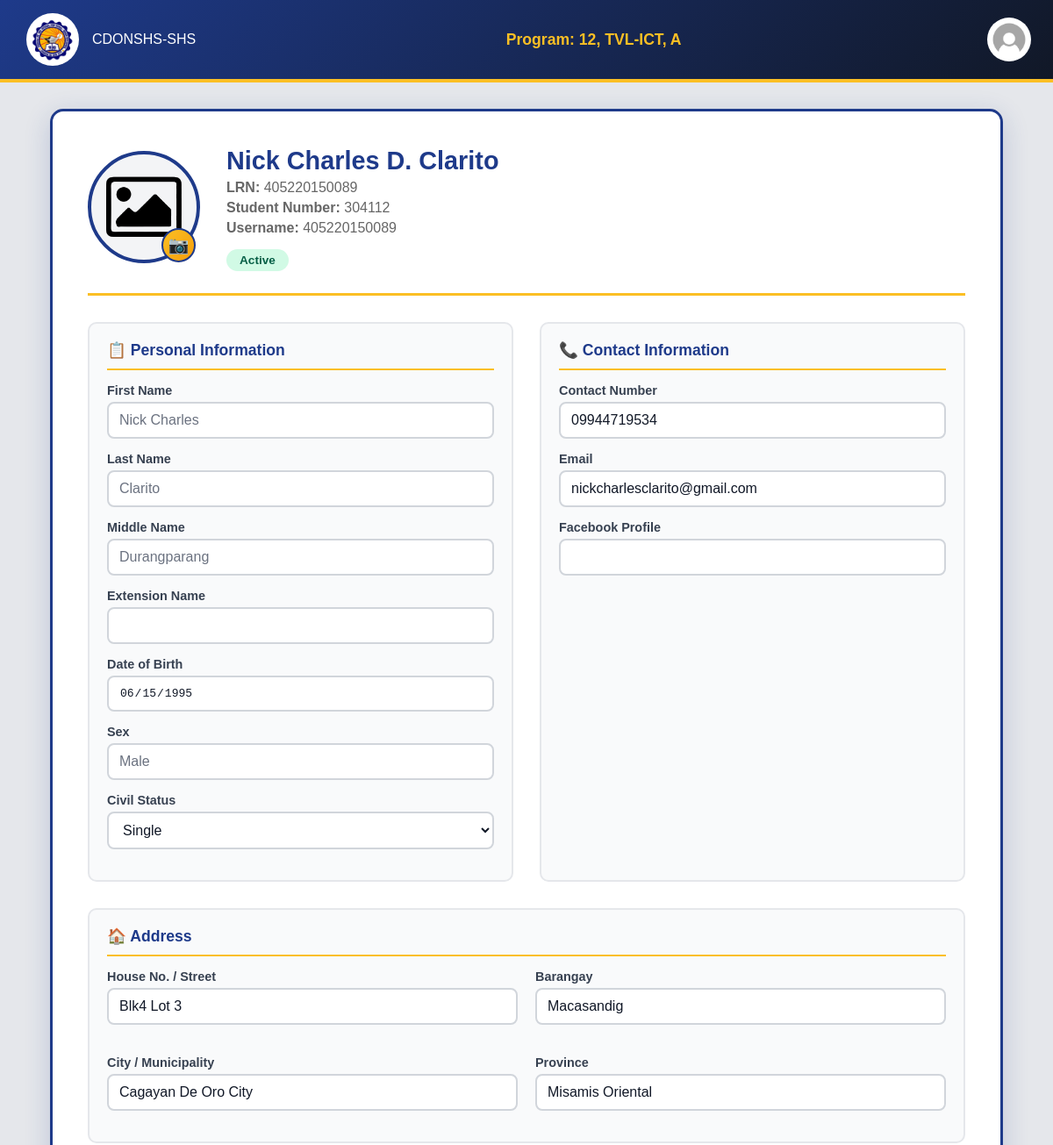
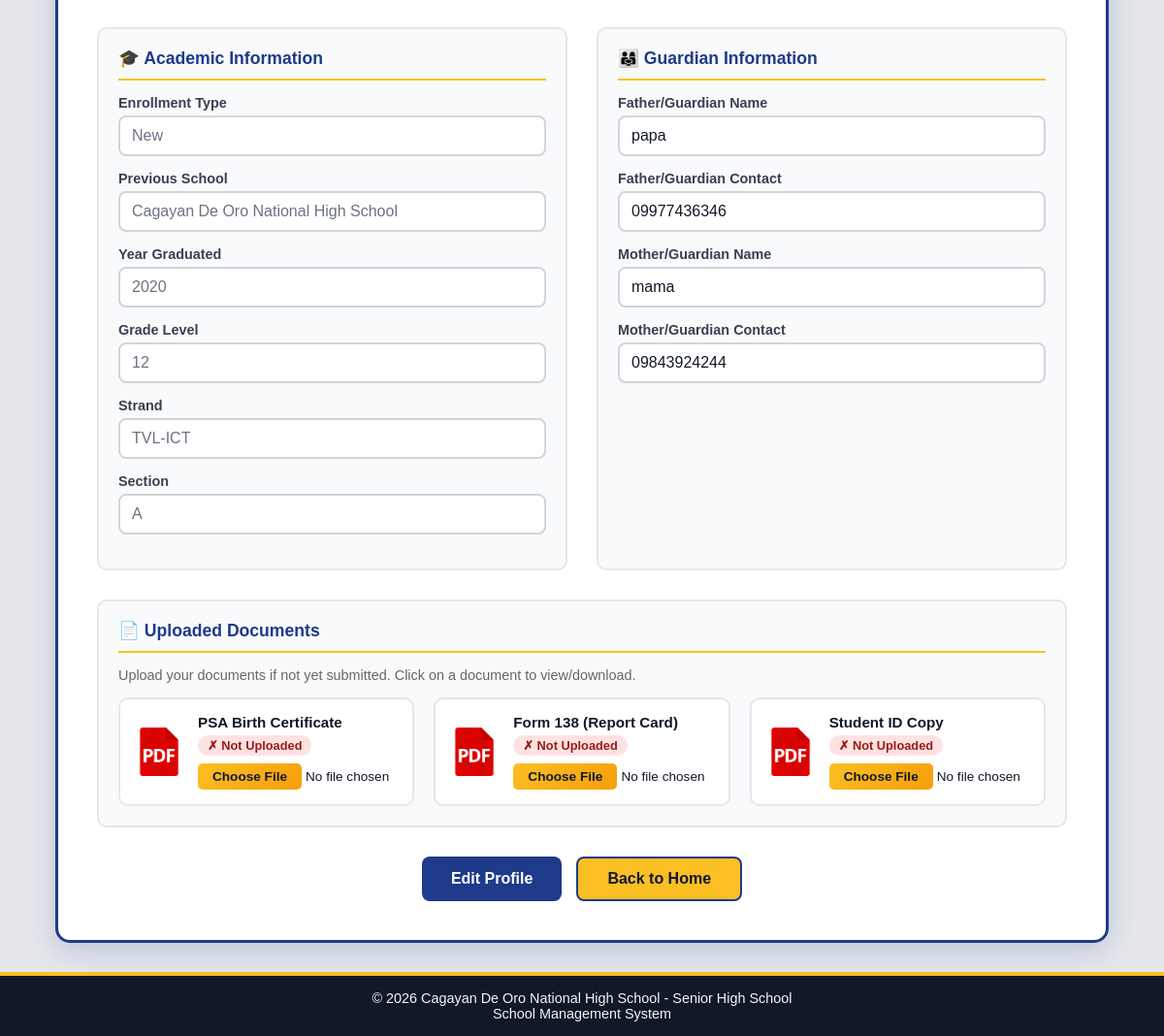
The page /Website_Files/Student_Files/profile_page.php (signed in) on the database its author committed (2 pictures, top to bottom).
### tables this page shows
CREATE TABLE `student_strand` (
  `student_strand_id` int(11) NOT NULL,
  `student_id` int(10) NOT NULL,
  `strand_id` int(11) NOT NULL,
  `grade_level` int(2) NOT NULL,
  `section_id` int(11) NOT NULL
);

CREATE TABLE `strands` (
  `strand_id` int(11) NOT NULL,
  `strand_name` varchar(30) NOT NULL
);

CREATE TABLE `section` (
  `section_id` int(11) NOT NULL,
  `section_name` varchar(30) NOT NULL,
  `grade_level` int(2) NOT NULL,
  `strand_id` int(11) NOT NULL
);

CREATE TABLE `students` (
  `student_id` int(11) NOT NULL,
  `user_id` int(11) NOT NULL,
  `application_id` int(11) NOT NULL,
  `student_number` int(11) NOT NULL,
  `enrollment_status` enum('Active','Inactive','Graduated','Transferred') DEFAULT 'Active',
  `date_enrolled` date NOT NULL DEFAULT curdate(),
  `enlistment_status` enum('Not Enlisted','Pending','Enlisted','Rejected','Promoted') DEFAULT 'Not Enlisted',
  `school_year` varchar(9) DEFAULT NULL
);

CREATE TABLE `student_applications` (
  `application_id` int(11) NOT NULL,
  `first_name` varchar(100) NOT NULL,
  `last_name` varchar(100) NOT NULL,
  `middle_name` varchar(100) DEFAULT NULL,
  `extension_name` varchar(20) DEFAULT NULL,
  `lrn` varchar(12) NOT NULL,
  `date_of_birth` date NOT NULL,
  `sex` enum('male','female') NOT NULL,
  `civil_status` enum('single','married','divorced','widowed') NOT NULL,
  `house_number_street` varchar(255) NOT NULL,
  `barangay` varchar(100) NOT NULL,
  `city_municipality` varchar(100) NOT NULL,
  `province` varchar(100) NOT NULL,
  `contact_number` varchar(20) NOT NULL,
  `email` varchar(150) NOT NULL,
  `facebook_profile` varchar(255) DEFAULT NULL,
  `current_school` varchar(255) NOT NULL,
  `school_classification` enum('public','private') NOT NULL,
  `enrollment_type` enum('New','Transferee','Balik-Eskwela') NOT NULL DEFAULT 'New',
  `year_graduated` year(4) NOT NULL,
  `father_guardian_name` varchar(150) NOT NULL,
  `father_guardian_contact` varchar(20) NOT NULL,
  `mother_guardian_name` varchar(150) NOT NULL,
  `mother_guardian_contact` varchar(20) NOT NULL,
  `psa_birth_certificate` varchar(255) DEFAULT NULL,
  `form_138` varchar(255) DEFAULT NULL,
  `student_id_copy` varchar(255) DEFAULT NULL,
  `application_status` enum('Pending','Approved','Rejected','Conditionally Approved') DEFAULT 'Pending',
  `remarks` text DEFAULT NULL,
  `date_submitted` timestamp NOT NULL DEFAULT current_timestamp(),
  `profile_image` varchar(255) DEFAULT NULL
);

CREATE TABLE `users` (
  `user_id` int(11) NOT NULL,
  `username` varchar(50) NOT NULL,
  `password` varchar(255) NOT NULL,
  `role_id` int(11) NOT NULL,
  `status` enum('Active','Inactive') DEFAULT 'Active',
  `first_login` tinyint(1) DEFAULT 1
);

### Website_Files/Student_Files/profile_page.php (the view, shortened to what the rows shown need)
<?php
include "../../DB_Connection/Connection.php";
$stmt = $connection->prepare("
    SELECT s.student_id, s.student_number, s.enrollment_status, s.date_enrolled, s.enlistment_status,
           sa.first_name, sa.last_name, sa.middle_name, sa.extension_name,
           sa.lrn, sa.date_of_birth, sa.sex, sa.civil_status,
           sa.house_number_street, sa.barangay, sa.city_municipality, sa.province,
           sa.contact_number, sa.email, sa.facebook_profile,
           sa.current_school, sa.school_classification, sa.enrollment_type, sa.year_graduated,
           sa.father_guardian_name, sa.father_guardian_contact,
           sa.mother_guardian_name, sa.mother_guardian_contact,
           sa.psa_birth_certificate, sa.form_138, sa.student_id_copy,
           sa.profile_image,
           u.username, u.status
    FROM students s
    INNER JOIN users u ON s.user_id = u.user_id
    INNER JOIN student_applications sa ON s.application_id = sa.application_id
    WHERE s.user_id = ?
");
$stmt->bind_param("i", $_SESSION['user_id']);
$stmt->execute();
$result = $stmt->get_result();
$profile = $result->fetch_assoc();
$strandInfo = null;
$stmt = $connection->prepare("
    SELECT st.strand_name, sec.section_name, ss.grade_level
    FROM student_strand ss
    INNER JOIN strands st ON ss.strand_id = st.strand_id
    INNER JOIN section sec ON ss.section_id = sec.section_id
    WHERE ss.student_id = ?
");
$stmt->bind_param("i", $profile['student_id']);
$stmt->execute();
$strandResult = $stmt->get_result();
if ($strandResult->num_rows > 0) {
    $strandInfo = $strandResult->fetch_assoc();
}
$fullName = $profile['first_name'];
if (!empty($profile['middle_name'])) {
    $fullName .= " " . substr($profile['middle_name'], 0, 1) . ".";
}
$fullName .= " " . $profile['last_name'];
?>
<!DOCTYPE html>
<html lang="en">
<head>
    <link rel="stylesheet" href="../../Design/main_design.css">
    <link rel="stylesheet" href="../../Design/profile_dropdown.css">
    <link rel="stylesheet" href="../../Design/profile_page_design.css">
</head>
<body>
<div class="header">
    <div class="left">
        <img src="../../Assets/LOGO.png" alt="CDONSHS Logo">
        <span>CDONSHS-SHS</span>
    </div>
    <?php include "../../Back_End_Files/PHP_Files/get_student_program.php"; ?>
    <div class="center">
         Program:
        <?php if ($isEnlisted): ?>
        <?php echo htmlspecialchars($gradeLevel); ?>,
        <?php echo htmlspecialchars($strandName); ?>,
        <?php echo htmlspecialchars($sectionName); ?>
        <?php elseif($isPending):?>
            Pending Enlistment
        <?php elseif($isRejected):?>
            Rejected Enlistment
        <?php elseif($Promoted):?>
            Promoted
        <?php else: ?>
            Not enrolled yet
        <?php endif; ?>
    </div>
    <div class="right">
        <button class="profile-btn" type="button">
        </button>
    </div>
</div>
<div class="profile-container">
    <div class="profile-box">
        <form action="../../Back_End_Files/PHP_Files/student_profile_backend.php" method="POST" id="profileForm" enctype="multipart/form-data">
            <div class="profile-header">
                <div class="profile-header-info">
                    <h2><?php echo htmlspecialchars($fullName); ?></h2>
                    <p><strong>LRN:</strong> <?php echo htmlspecialchars($profile['lrn']); ?></p>
                    <p><strong>Student Number:</strong> <?php echo htmlspecialchars($profile['student_number']); ?></p>
                    <p><strong>Username:</strong> <?php echo htmlspecialchars($profile['username']); ?></p>
                    <span class="profile-status status-<?php echo strtolower($profile['enrollment_status']); ?>">
                        <?php echo htmlspecialchars($profile['enrollment_status']); ?>
                    </span>
                </div>
            </div>
            <div class="profile-content view-mode" id="profileContent">
                <div class="profile-section">
                    <div class="profile-field">
                        <label>First Name</label>
                        <input type="text" name="first_name" value="<?php echo htmlspecialchars($profile['first_name']); ?>" disabled>
                    </div>
                    <div class="profile-field">
                        <label>Last Name</label>
                        <input type="text" name="last_name" value="<?php echo htmlspecialchars($profile['last_name']); ?>" disabled>
                    </div>
                    <div class="profile-field">
                        <label>Middle Name</label>
                        <input type="text" name="middle_name" value="<?php echo htmlspecialchars($profile['middle_name'] ?? ''); ?>" disabled>
                    </div>
                    <div class="profile-field">
                        <label>Date of Birth</label>
                        <input type="date" name="date_of_birth" value="<?php echo $profile['date_of_birth']; ?>">
                    </div>
                    <div class="profile-field">
                        <label>Sex</label>
                        <input type="text" value="<?php echo ucfirst($profile['sex']); ?>" disabled>
                    </div>
                    <div class="profile-field">
                        <label>Civil Status</label>
                        <select name="civil_status">
                            <option value="single" <?php echo $profile['civil_status'] == 'single' ? 'selected' : ''; ?>>Single</option>
                        </select>
                    </div>
                </div>
                <div class="profile-section">
                    <div class="profile-field">
                        <label>Contact Number</label>
                        <input type="tel" name="contact_number" value="<?php echo htmlspecialchars($profile['contact_number']); ?>" required>
                    </div>
                    <div class="profile-field">
                        <label>Email</label>
                        <input type="email" name="email" value="<?php echo htmlspecialchars($profile['email']); ?>" required>
                    </div>
                </div>
                <div class="profile-section full-width">
                    <div style="display: grid; grid-template-columns: 1fr 1fr; gap: 20px;">
                        <div class="profile-field">
                            <label>House No. / Street</label>
                            <input type="text" name="house_number_street" value="<?php echo htmlspecialchars($profile['house_number_street']); ?>" required>
                        </div>
                        <div class="profile-field">
                            <label>Barangay</label>
                            <input type="text" name="barangay" value="<?php echo htmlspecialchars($profile['barangay']); ?>" required>
                        </div>
                        <div class="profile-field">
                            <label>City / Municipality</label>
                            <input type="text" name="city_municipality" value="<?php echo htmlspecialchars($profile['city_municipality']); ?>" required>
                        </div>
                        <div class="profile-field">
                            <label>Province</label>
                            <input type="text" name="province" value="<?php echo htmlspecialchars($profile['province']); ?>" required>
                        </div>
                    </div>
                </div>
                <div class="profile-section">
                    <div class="profile-field">
                        <label>Enrollment Type</label>
                        <input type="text" value="<?php echo htmlspecialchars($profile['enrollment_type']); ?>" disabled>
                    </div>
                    <div class="profile-field">
                        <label>Previous School</label>
                        <input type="text" value="<?php echo htmlspecialchars($profile['current_school']); ?>" disabled>
                    </div>
                    <div class="profile-field">
                        <label>Year Graduated</label>
                        <input type="text" value="<?php echo htmlspecialchars($profile['year_graduated']); ?>" disabled>
                    </div>
                    <?php if ($strandInfo): ?>
                    <div class="profile-field">
                        <label>Grade Level</label>
                        <input type="text" value="<?php echo htmlspecialchars($strandInfo['grade_level']); ?>" disabled>
                    </div>
                    <div class="profile-field">
                        <label>Strand</label>
                        <input type="text" value="<?php echo htmlspecialchars($strandInfo['strand_name']); ?>" disabled>
                    </div>
                    <div class="profile-field">
                        <label>Section</label>
                        <input type="text" value="<?php echo htmlspecialchars($strandInfo['section_name']); ?>" disabled>
                    </div>
                    <?php endif; ?>
                </div>
                <div class="profile-section">
                    <div class="profile-field">
                        <label>Father/Guardian Name</label>
                        <input type="text" name="father_guardian_name" value="<?php echo htmlspecialchars($profile['father_guardian_name']); ?>" required>
                    </div>
                    <div class="profile-field">
                        <label>Father/Guardian Contact</label>
                        <input type="tel" name="father_guardian_contact" value="<?php echo htmlspecialchars($profile['father_guardian_contact']); ?>" required>
                    </div>
                    <div class="profile-field">
                        <label>Mother/Guardian Name</label>
                        <input type="text" name="mother_guardian_name" value="<?php echo htmlspecialchars($profile['mother_guardian_name']); ?>" required>
                    </div>
                    <div class="profile-field">
                        <label>Mother/Guardian Contact</label>
                        <input type="tel" name="mother_guardian_contact" value="<?php echo htmlspecialchars($profile['mother_guardian_contact']); ?>" required>
                    </div>
                </div>
            </div>
        </form>
    </div>
</div>
</body>
</html>

### rows shown on the page
student_strand: grade_level "12", strand.strand_name "TVL-ICT", section.section_name "A"
students: application.last_name "Nick Charles D. Clarito", application.lrn "405220150089", student_number "304112", user.username "405220150089", enrollment_status "Active", first_name "Nick Charles", last_name "Clarito", middle_name "Durangparang", date_of_birth "06/15/1995", application.sex "Male", contact_number "09944719534", email "nickcharlesclarito@gmail.com", house_number_street "Blk4 Lot 3", barangay "Macasandig", city_municipality "Cagayan De Oro City", province "Misamis Oriental", application.enrollment_type "New", application.current_school "Cagayan De Oro National High School", application.year_graduated "2020", father_guardian_name "papa", father_guardian_contact "09977436346", mother_guardian_name "mama", mother_guardian_contact "09843924244"
student_applications: civil_status "Single"
